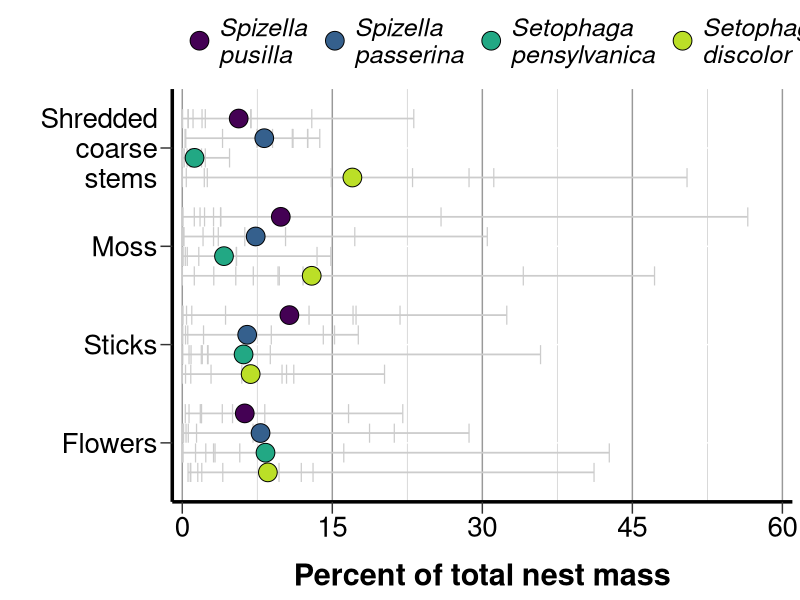
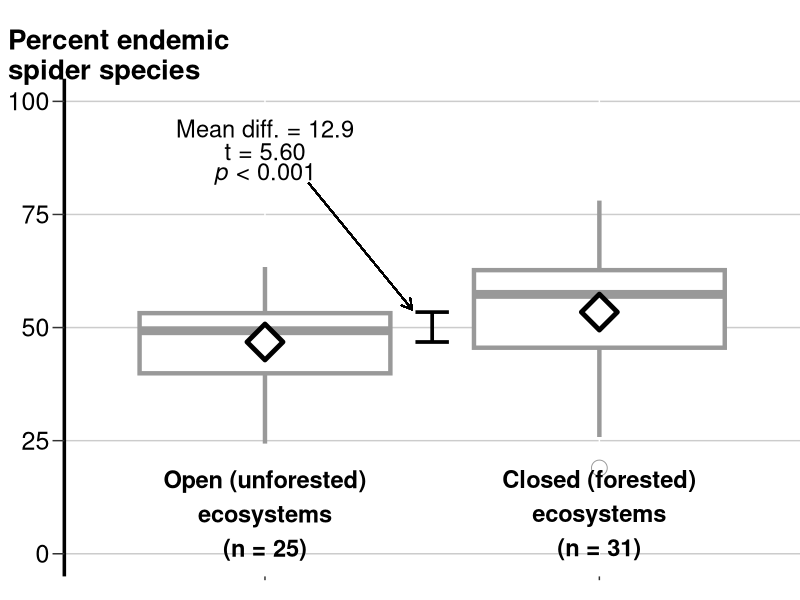
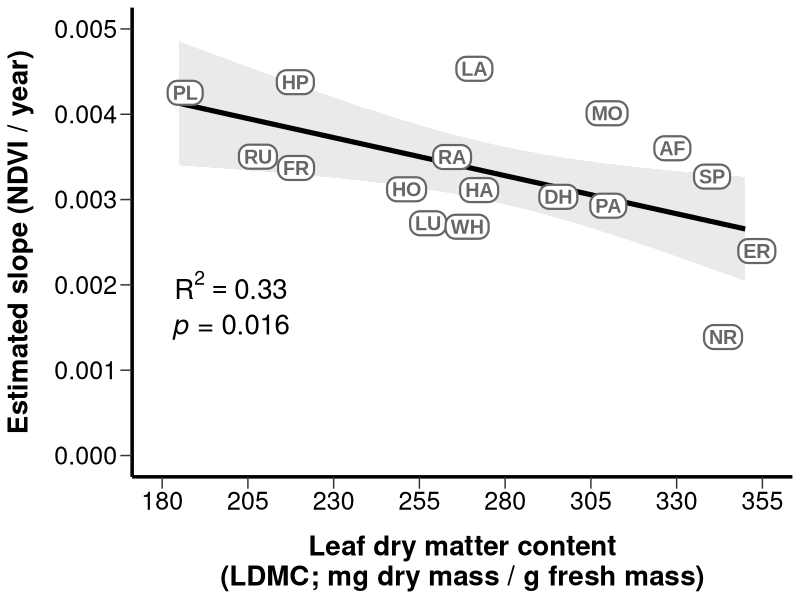
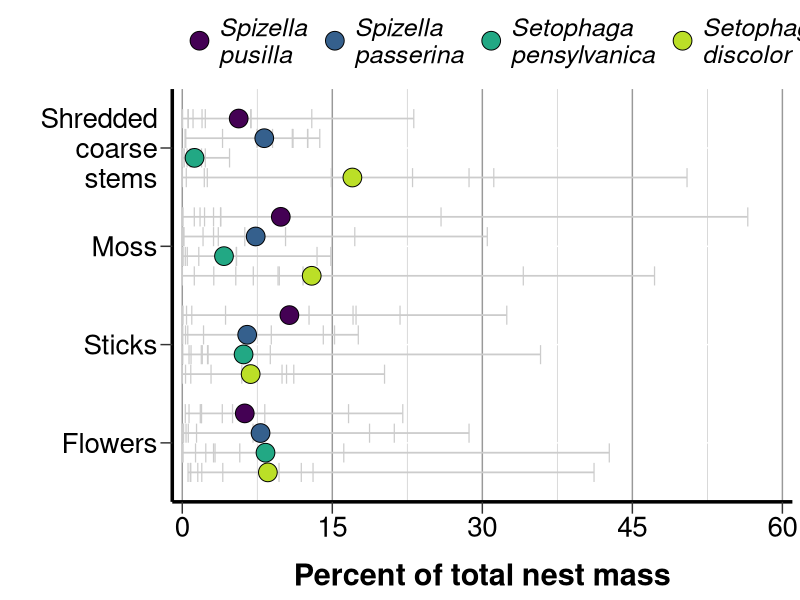
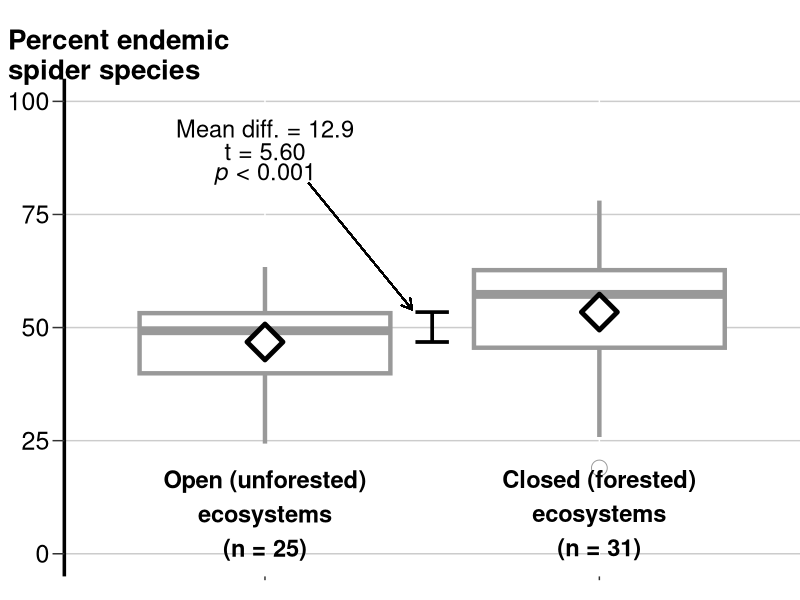
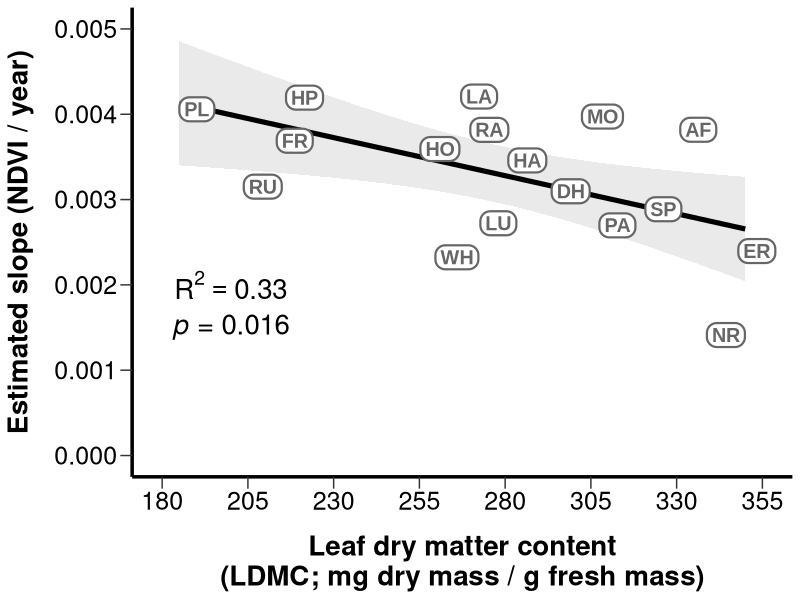

These figures' R source, in order:
library(tidyverse)
library(viridis)
library(svglite)

set.seed(123) #CONTROL RANDOMNESS


# GRAPH 1 (BAR GRAPH) -----------------------------------------------------------------

#CREATE FAKE GROUP MEAN DATA FIRST
graph1.df = data.frame(
  materials = rep( #OUR MATERIAL TYPES
    c(
      "Anthropogenic",
      "Bark",
      "Feathers",
      "Fine stems",
      "Flowers",
      "Grasses and sedges",
      "Hair",
      "Intact coarse stems",
      "Invertebrate silk and eggs",
      "Leaves",
      "Moss",
      "Mud",
      "Needles",
      "Plant down",
      "Rootlets",
      "Shredded coarse stems",
      "Sticks"
    ),
    each = 4  #4 SPECIES
  ),
  species = rep(c("Setophaga discolor", "Setophaga pensylvanica", "Spizella pusilla", "Spizella passerina"), times = 17 ), #17 MATERIALS
  prop.nest.mass = rbeta( #OUR RANDOM SUBGROUP MEAN DATA
    n = 4 * 17,
    shape1 = 1,
    shape2 = 15
  )
)

#WE NOW WANT TO EXPAND THESE TO PRODUCE 10 RAW DATA POINTS FOR EACH SUBGROUP BASED ON THE ROUGH MEANS WE GOT ABOVE
graph1.df.raw = data.frame(materials = character(0),
                           species = character(0),
                           prop.nest.mass = numeric(0)) #BLANK DATA FRAME TO HOLD OUR RANDOM DRAWS

for(row in 1:nrow(graph1.df)) { #FOR EACH SPECIES/MATERIAL COMBO...
  for(data in 1:10) { #DRAW A RANDOM VALUE 10 TIMES
    
    graph1.df.raw = 
      rbind(graph1.df.raw,
            data.frame(materials = graph1.df$materials[row],
                       species = graph1.df$species[row],
                       prop.nest.mass = 
                         rbeta(1, shape1 = graph1.df$prop.nest.mass * 5,
                               shape2 = (1-graph1.df$prop.nest.mass) * 5))) #HERE, WE USE THE MEAN PROPORTION FROM THE DATA FRAME ABOVE AS THE MEAN VALUE IN A NEW RBETA DRAW.
  }
}

#NOW, WE OVERWRITE THE MEANS DATA FRAME ABOVE WITH THE ACTUAL NEW MEANS OF THE RAW DATA WE RANDOMLY GENERATED, JUST SO THEY MATCH.
graph1.df = graph1.df.raw %>% 
  group_by(species, materials) %>% 
  summarize(mean.prop = mean(prop.nest.mass))

#I THINK 17 MATERIALS IS TOO MANY TO PRESENT. LET'S INSTEAD CHOOSE 4 THAT SHOW THE RANGE IN VARIATION BETWEEN SPECIES AS EXEMPLARS.
(graph1.df.ranges = graph1.df %>% 
  group_by(materials) %>% #FOR EACH MATERIAL...
  summarize(prop.range = max(mean.prop) - min(mean.prop)) %>% #WHAT'S THE RANGE IN MEANS SEEN ACROSS SPECIES (MAX-MIN)?
  arrange(desc(prop.range)))

#SHREDDED COARSE STEMS IS HIGHEST (0.158), FLOWERS IS LOWEST (0.023). MOSS (.0877) AND STICKS (0.0458) ARE EQUIDISTANT IN THE MIDDLE. PLUS, ALL 4 OF THESE SEEM LIKE THEY'D BE UNIVERSALLY RELATABLE MATERIALS FOR MOST AUDIENCES, UNLIKE, SAY, "ANTHROPOGENIC" OR "PLANT DOWN", SO THAT'S A BONUS. 

#CUT TO JUST THOSE MATERIALS FOR GRAPHING
graph1.df.short = graph1.df %>% 
  filter(materials %in% c("Shredded coarse stems", "Moss", "Sticks", "Flowers")) 
graph1.df.raw.short = graph1.df.raw %>% 
  filter(materials %in% c("Shredded coarse stems", "Moss", "Sticks", "Flowers"))

#TO PLOT THESE SUB-GROUPS IN A LOGICAL ORDER, WE CAN REDEFINE THEM AS FACTORS AND SET THEIR LEVELS AND LABELS HERE. 
graph1.df.short$materials = factor(graph1.df.short$materials , 
                                   levels = rev(c("Shredded coarse stems", "Moss", "Sticks", "Flowers")),
                                   labels = rev(c("Shredded\ncoarse\nstems", "Moss", "Sticks", "Flowers")))
graph1.df.raw.short$materials = factor(graph1.df.raw.short$materials , 
                                   levels = rev(c("Shredded coarse stems", "Moss", "Sticks", "Flowers")),
                                   labels = rev(c("Shredded\ncoarse\nstems", "Moss", "Sticks", "Flowers")))

#OUR PLOT!
ggplot(graph1.df.short, #PROVIDE THIS DATA SET FOR MOST ELEMENTS, BUT NOT ALL
       aes(y = materials, #FLIP MATERIALS TO THE Y AXIS TO PLOT THE LONG LABELS HORIZONTALLY.
           x = mean.prop, #FLIP PROPORTION NEST MASS TO X AXIS.
           fill = species)) + #USE FILL COLOR FOR SPECIES
  #THE FIRST ELEMENT (SO IT'S ON THE BOTTOM) IS THE CONNECTING LINES THAT LINK THE RAW DATA TO EACH OTHER IN EACH SUBGROUP, HELPING CONVEY THE RANGE OF THE DATA AT A GLANCE. 
  geom_segment(inherit.aes = FALSE, #THIS USES DIFFERENT MAPPING AND DATA.
               #HERE, WE USE THE RAW DATA SET TO FIND THE MIN AND MAX VALUES OF THE RAW PROPORTION MASS DATA AND SET THOSE AS X AND XENDS FOR THE SEGMENTS. WE ALSO REPLICATE THE POSITION_DODGE USED BY LATER LAYERS HERE BY APPLYING OFFSET VALUES TO THE Y POSITIONS. 
               data = graph1.df.raw.short %>% 
                 mutate(materials = as.numeric(factor(materials)),
                        species = (as.numeric(factor(species))),
                        species_recode = recode(species,
                                                `1` = -0.3, 
                                                `2` = -0.1,
                                                `3` = 0.1, 
                                                `4` = 0.3)) %>% 
                 mutate(y_pos = materials + species_recode) %>% 
                 group_by(species, materials) %>% 
                 summarize(x_min = min(prop.nest.mass), 
                           x_max = max(prop.nest.mass),
                           y_pos = first(y_pos)),
               #MAP WHERE THE SEGMENTS SHOULD BE USING THE CALCULATED VALUES ABOVE.
               aes(x = x_min, 
                   xend = x_max, 
                   y = y_pos, 
                   yend = y_pos, 
                   group = species), 
               #MAKE THESE CONNECTING LINES THIN AND GRAY TO BE DE-EMPHASIZED.
               size = 0.6, 
               color = "gray80") +
  #NEXT, PLOT THE RAW DATA AS THIN GRAY VERTICAL BARS, ALA A BAR CODE PLOT. 
  geom_point(inherit.aes = FALSE, #THIS ALSO USES THE RAW DATA AND DIFFERENT MAPPING.
             data = graph1.df.raw.short,
             mapping = aes(x = prop.nest.mass, 
                           y = materials, 
                           group = species),
             color = "gray80",
             shape = "│", #CUSTOM UNICODE SHAPE
             position = position_dodge(width = 0.8), #DODGE THE SUBGROUPS APART VERICALLY INTO THEIR OWN "LINES"
             size = 4.5, 
             show.legend = FALSE) + #DON'T ADD THIS LAYER TO THE LEGEND.
  geom_point(shape = 21, #A CIRCLE WITH BOTH FILL AND STROKE COLORS.
           position = position_dodge(width = 0.8), #SAME AS ABOVE.
           size = 6) + 
  scale_y_discrete("") + #ELIMINATE THE REDUNDANT Y-AXIS TITLE
  scale_x_continuous(
    "Percent of total nest mass", #X-AXIS TITLE
    expand = c(0, 0), #REMOVE THE GAP THAT OTHERWISE GETS PLACED BETWEEN THE Y AXIS AND THE STARTS OF THE DATA.
    limits = c(-0.01, 0.61), #ENSURE ALL THE DATA ARE SHOWN BY FINDING GOOD BREAK POINTS AND GOING JUST A LITTLE BEYOND THEM. 
    breaks = c(0, 0.15, 0.3, 0.45, 0.6), #PROVIDE EVEN BREAKS AT REASONABLE VALUES, INCLUDING AT BOTH ENDS. 
    labels = c(0, 15, 30, 45, 60) #MAKE THE LABELS WHOLE %S INSTEAD OF PROPORTIONS LIKE THE RAW DATA.
  ) +
  scale_fill_discrete(
    "", #ELIMINATE THE REDUNDANT LEGEND TITLE--IT'S CLEAR THESE ARE SPECIES.
    type = c(viridis(4, end = 0.9)), #SWITCH TO THE VIRIDIS COLORBLIND-FRIENDLY PALETTE, BUT AVOID THE YELLOW COLOR AT THE END THAT LACKS CONTRAST WITH A WHITE BACKGROUND.
    limits = rev(levels(factor(graph1.df$species))), #SORT THE LEGEND KEYS TO MATCH THE ORDER IN THE FIGURE.
    labels = c("Spizella\npusilla", "Spizella\npasserina", "Setophaga\npensylvanica", "Setophaga\ndiscolor") #ADD IN LINE BREAKS TO FIT ALL THE LABELS IN.
  ) +
  theme(
    panel.background = element_rect(fill = "white"), #ELIMINATE GRAY BACKGROUND
    axis.line = element_line(color = "black", linewidth = 1.2), #INTENSIFY THE AXES LINES
    axis.title = element_text(size = 22, face = "bold", color = "black"), #MAKE THE AXES TITLES EASIER TO READ
    axis.text = element_text(size = 20, color = "black"), #ENLARGE AXIS LABELS.
    legend.text = element_text(size = 18, color = "black", face = "italic"), #SAME
    axis.ticks.length = unit(0.3, "cm"), #ENLARGE THE TICKS A LITTLE SO IT'S EASIER TO SEE THEM AND TO LINK MATERIAL TYPE LABELS BETTER WITH THEIR DATA VISUALLY.
    axis.title.x = element_text(margin = margin(0.5, 0, 0, 0, unit = "cm")), #ADD SPACE BETWEEN THE AXIS TITLE AND THE LABELS FOR EASIER PARSING.
    panel.grid.major.x = element_line(color = "gray60"), #ADD VERTICAL GRID LINES AT KEY INTERVALS BUT ZEBRA-STRIPE THEM AND USE GRAYS TO DE-EMPHASIZE THEM.
    panel.grid.minor.x = element_line(color = "gray80"),
    legend.key.spacing.x = unit(0.4, "cm"), #SPACE THE LEGEND KEYS APART FROM EACH OTHER SOMEWHAT
    legend.justification = "left", #CENTER ALIGN THE LEGEND
    legend.box = "horizontal", #PLACE IT HORIZONTAL AT THE TOP
    legend.position = "top" #PLACE IT ABOVE THE GRAPH
  )

ggsave(filename = "barplot.svg", height = 8.3, width = 8.3, dpi = "print") #SAVE IT PROGRAMMATICALLY AS A VECTOR-GRAPHICS FILE TYPE, THEN INSPECT AND ITERATE FOR PROPER SIZING. A WIDTH OF 8.3 INCHES IS ROUGHLY STANDARD FULL PAGE WIDTH. OTHER COMMON HEIGHTS ARE 3.5 IN AND 7.1 IN FOR SINGLE AND DOUBLE COLUMNS. CHECK WITH YOUR TARGET JOURNAL FOR MORE DETAILS 

# GRAPH 2 (BOXPLOT) -----------------------------------------------------------------


#CREATE FAKE DATA
graph2.df = data.frame(
  ecosystem = rep(c("Open", "Closed"), each = 60),
  perc.endemic.richness = c(rnorm(60, 46, 11), rnorm(60, 54, 13))
)

#BECAUSE SO MANY GROUPS HAVE RELATIVELY LITTLE DATA, I WANT TO COLLAPSE THE DATA DOWN A BIT. 

#OUR PLOT
ggplot(data = graph2.df, #MAP DATA SET GLOBALLY
       aes(x = ecosystem, y = perc.endemic.richness)) + #MAP X AND Y GLOBALLY
  geom_boxplot( #ADD OUR BOXPLOTS
    outlier.size = 5, #INCREASE OUTLIER SIZE
    linewidth = 1.5, #FATTEN ALL LINES
    outlier.shape = 21, #CHANGE OUTLIER POINTS TO ONES WITH SEPARATE STROKES AND FILLS
    outlier.color = "gray60", #SET BLACK STROKES
    outlier.fill = "transparent", #SET TRANSPARENT FILLS SO OVERLAPPING OUTLIERS ARE MORE NOTICEABLE.
    color = "gray60"
  ) +
  scale_x_discrete("", #SUPPRESS AXIS TITLE
                   limits = rev(levels(factor(graph2.df$ecosystem)))) + #RESORT GROUPS
  scale_y_continuous("Percent endemic\nspider species", #INFORMATIVE TITLE, PARSED ONTO TWO LINES.
                     limits = c(0, 100)) + #SET LIMITS TO MINIMIZE DISTORTION
  annotate("text", #ADD X AXIS LABELS INSIDE THE PLOTTING AREA AS ANNOTATIONS
    label = "Open (unforested)\necosystems\n(n = 25)",
    x = 1, #SPECIFY THEIR LOCATIONS MANUALLY
    y = 8.9,
    size = 6, #ENLARGE AND BOLDEN
    fontface = "bold"
  ) +
  annotate("text", #SAME AS ABOVE
    label = "Closed (forested)\necosystems\n(n = 31)",
    x = 2,
    y = 9,
    size = 6,
    fontface = "bold"
  ) +
  stat_summary(fun = mean, #MANUALLY ADD MEAN VALUES AS POINTS
    geom = "point",
    shape = 23, #USE DIAMONDS TO DISTINGUISH FROM OUTLIERS
    size = 8,
    color = "black", #MAXIMIZE CONTRAST WITH BACKGROUND
    fill = "white",
    stroke = 2.5
  ) +
  annotate("errorbar", #ADD AN "ERROR BAR" STYLE LINE SEGMENT TO HIGHLIGHT MEAN DIFFERENCE
    x = 1.5,
    ymin = mean(graph2.df$perc.endemic.richness[graph2.df$ecosystem == "Open"]),
    ymax = mean(graph2.df$perc.endemic.richness[graph2.df$ecosystem == "Closed"]),
    color = "black", #DE-EMPHASIZE TO REDUCE COGNITIVE LOAD
    linewidth = 1.25,
    width = 0.1 #REDUCE WIDTH OF CROSS-BEAMS
  ) +
  #ADD STATISTICS FOR THE MEAN DIFFERENCE COMPARISON. NEEDS TO BE THREE SEPARATE ANNOTATIONS TO HANDLE LINE BREAKS AND ITALICS OF THE p NICELY. 
  annotate("text", label = "Mean diff. = 12.9", x = 1, y = 94, size = 6, color = "black") +
  annotate("text", label = "t = 5.60", x = 1, y = 89, size = 6, color = "black") +
  annotate("text", label = expression(italic("p") * " < 0.001"), x = 1, y = 84, size = 6, color = "black") +
    geom_segment( #ADD AN ARROW CONNECTING THE ERROR-BAR SEGMENT AND THE STATISTICS
    x = 1.13,
    xend = 1.44,
    y = 82,
    yend = 54,
    arrow = arrow(length = unit(0.3, "cm")),
    color = "black"
  ) +
  theme(
    panel.background = element_rect(fill = "white"), #ELIMINATE GRAY BACKGROUND
    axis.line.y = element_line(color = "black", linewidth = 1.2), #INTENSIFY THE AXIS LINE
    axis.line.x = element_blank(), #ELIMINATE X AXIS LINE AND LABELS
    axis.text.x = element_blank(),
    axis.title.y = element_text(size = 20, 
                                face = "bold", 
                                color = "black"), #MAKE THE Y AXIS TITLE EASIER TO READ BY MAKING IT BIGGER AND BOLD. 
    axis.text.y = element_text(size = 18, color = "black"), #MAKE THE LABELS LARGER.
    axis.ticks.length.y = unit(0.3, "cm"), #ADD Y AXIS TICKS
    panel.grid.major.y = element_line(color = "gray80") #ADD SOME GRID LINES BUT  USE GRAYS TO DE-EMPHASIZE THEM.
  ) +
  theme( #A LITTLE RADICAL--THIS CODE MOVES THE Y AXIS TITLE ABOVE THE Y AXIS LINE AND ARRANGES IT HORIZONTALLY, EXPANDING THE TOP AND LEFT PLOT MARGINS TO MAKE SUFFICIENT ROOM.
  axis.title.y = element_text(angle = 0, #TURN HORIZONTAL.
                              vjust = 1.11, #MOVE WAY UP, ABOVE THE CURRENT AXIS.
                              hjust = 0, #MAKE LEFT-JUSTIFIED.
                              margin = margin(r = -160, unit = "pt")), #FORCE THE AXIS LABEL QUITE A WAYS TO THE RIGHT
  plot.margin = margin(2, 0, 0, 0.2, "cm") #EXPAND THE TOP AND LEFT PLOT MARGINS
  )
ggsave(filename = "boxplot.svg", height = 7.0, width = 7.0, dpi = "print") #SAVE IT PROGRAMMATICALLY TO INSPECT FOR PROPER SIZING.


# GRAPH 3 (SCATTERPLOT WITH TREND LINE) -----------------------------------------------------------------

library(ggrepel) #OPTIONAL--TO REPEL THE POINT LABELS APART TO PREVENT OVERPLOTTING.

set.seed(123) #CONTROL RANDOMNESS

#CREATE FAKE DATA
graph3.df = data.frame(
  community = c("Ru", "Pl", "HP", "Fr", "La", "HA", "Hl", "RAF", "Lu", "WH", "DH", "PAF", "Mc", "AFM", "Sp", "Ea", "NR"), #THE COMMUNITY CODES USED IN THE PAPER
  community_labels = c("RU", "PL", "HP", "FR", "LA", "HA", "HO", "RA", "LU", "WH", "DH", "PA", "MO", "AF", "SP", "ER", "NR"), #NEW, SHORTER, ALL CAPS CODES
  LDMC = sort(sample(181:363, 17, replace = T)) + sample(-15:15, 17, replace = T), #SIMILAR DATA WITH SOME RANDOM VARIATION
  Slope = sort(rnorm(17, 0.0035, 0.0005), decreasing = TRUE) + rnorm(17, 0, 0.0006)
)

#OUR PLOT
ggplot(data = graph3.df, #SET DATA GLOBALLY
       aes(x = LDMC, y = Slope)) + #SET THE X AND Y AESTHETICS GLOBALLY
  geom_smooth(method = "lm", #ADD LINEAR MODEL TREND LINE FIRST (SO LABELS PLOT OVER TOP OF IT FOR READABILITY). 
              se = TRUE, #ADD UNCERTAINTY BAND
              color = "black", #MAKE LINE SOLID BLACK
              linewidth = 1.75, #AND THICKER
              fill = "gray80") + #FILL THE UNCERTAINTY BAND LIGHTLY TO DE-EMPHASIZE IT
  geom_label_repel( #THIS IS FROM GGREPEL, BUT geom_label IN GGPLOT2 COULD BE SUBSTITUTED.
    aes(label = community_labels), #MAKE THE LABELS THE REVISED COMMUNITY CODES
            max.time = 5, #SETTING A HIGHER VALUE WILL PRODUCE MORE CONSISTENT RESULTS
            size = 5, #MAKE THE LABELS LARGE
            fontface = "bold", #BOLDED
            family = "Arial", #AND SANS SERIF
            color = "gray40", #COLOR THEM MEDIUM GRAY TO DE-EMPHASIZE THEM BUT KEEP THEM READABLE.
            force_pull = 300, #DO NOT LET THEM REPEL FROM THEIR SPOTS TOO MUCH
            label.r = unit(0.25, "cm"), #ROUND THE LABEL STROKES TO MAKE THEM OVAL-LIKE
            label.size = unit(0.75, "cm"), #WIDEN THE STROKE
            segment.color = "transparent") + #HIDE THE SEGMENTS PRODUCED WHEN POINTS ARE JITTERED FURTHER AWAY (VISUAL NOISE)
  annotate("text", x = 200, y = 0.002, #ADD AN R2 VALUE AS AN ANNOTATION
           label = expression("R^2 == 0.33"), 
           parse = TRUE, #NEEDED TO GET THE SUPERSCRIPT TO REPRESENT CORRECTLY
           size = 7) + #MAKE VERY READABLE SIZE
  annotate("text", x = 200, y = 0.0015,  #SAME AS ABOVE WITH A P VALUE
           label = expression(italic("p") * " = 0.016"), 
           parse = TRUE,
           size = 7) +
  scale_x_continuous("Leaf dry matter content\n(LDMC; mg dry mass / g fresh mass)", #MORE INFORMATIVE TITLE, PARSED ONTO TWO LINES
                     limits = c(180, 355), #EXPAND LIMITS
                     breaks = seq(from = 180, to = 355, by = 25)) + #ENSURE EQUIDISTANT BREAKS THAT ANCHOR THE ENTIRE AXIS AND HAVE ROUND-ISH FEELING STEP LENGTHS
  scale_y_continuous("Estimated slope (NDVI / year)",  #MORE INFORMATIVE TITLE
                     limits = c(0,0.005), #EXPAND AXIS LIMITS
                     breaks = seq(from = 0, to = 0.005, length.out = 6)) + #INCLUDE 0 AND ANCHOR BOTH ENDS OF THE AXIS WITH LABELS
  theme(
    panel.background = element_rect(fill = "white"), #ELIMINATE GRAY BACKGROUND
    axis.line = element_line(color = "black", linewidth = 1.2), #INTENSIFY THE AXIS LINES
    axis.title = element_text(size = 20, 
                                face = "bold", 
                              color = "black"), #MAKE THE AXIS TITLES EASIER TO READ BY MAKING THEM BIGGER AND BOLD. 
    axis.text = element_text(size = 18, color = "black"), #MAKE AXIS LABELS LARGER.
    axis.ticks.length = unit(0.3, "cm"), #MAKE AXIS TICKS AN APPROPRIATE SIZE.
    panel.grid.major = element_blank(), #ELIMINATE ALL GRID LINES
    panel.grid.minor = element_blank(),
    axis.title.y = element_text(margin = margin(r = 0.5, unit = "cm")), #INCREASE ROOM BETWEEN AXIS TITLES AND LABELS
    axis.title.x = element_text(margin = margin(t = 0.5, unit = "cm"))
  )
#SAVE OUR PLOT
ggsave("scatterplot.svg", height = 7.0, width = 9.5, dpi = "print")
